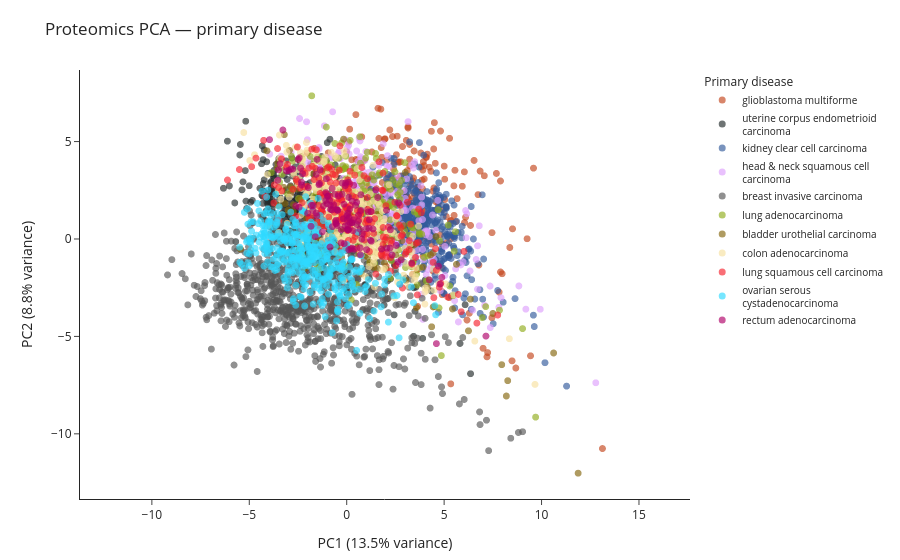

The cell this chart's notebook holds for it:
### Markdown cell above
## 3.5. Reducción de dimensionalidad en proteómica

Aplicaremos PCA y t-SNE a los datos proteómicos.

### 3.5.1. PCA sobre datos proteómicos

### Code cell
prot_valid_mask = (df_proteomics.sum(axis=0) > 0) & df_proteomics.notna().all(axis=0)
df_prot_valid = df_proteomics.loc[:, prot_valid_mask]

scaler_prot = StandardScaler()
pca_prot = PCA(n_components=2, random_state=123)
pca_prot_df = pd.DataFrame(
    pca_prot.fit_transform(scaler_prot.fit_transform(df_prot_valid)),
    columns=["PC1", "PC2"],
    index=df_prot_valid.index,
)
pca_prot_df["disease"] = labels_proteomics.loc[pca_prot_df.index, "primary_disease"].values
pca_prot_df["type"] = labels_proteomics.loc[pca_prot_df.index, "sample_type"].values

fig = plot_pca(pca_prot_df, pca_prot, "disease", "Proteomics PCA — primary disease")
fig.show()

### Figure 1 — Plotly figure (JSON) as saved in the notebook; plotly's stock layout.template omitted (floating-point values rounded to 4 significant figures; data arrays with more than 128 entries replaced by an {"elided": "..."} marker saying what was removed)
{"data": [{"customdata": {"elided": "211x2 str values"}, "hovertemplate": "<b>%{hovertext}</b><br><br>Primary disease=%{customdata[0]}<br>PC1 (13.5% variance)=%{x:.2f}<br>PC2 (8.8% variance)=%{y:.2f}<br>Sample type=%{customdata[1]}<extra></extra>", "hovertext": {"elided": "211 str values"}, "legendgroup": "glioblastoma multiforme", "marker": {"color": "#C4451C", "line": {"width": 0}, "size": 7, "symbol": "circle"}, "mode": "markers", "name": "glioblastoma multiforme", "opacity": 0.65, "showlegend": true, "type": "scattergl", "x": {"elided": "211 float values"}, "xaxis": "x", "y": {"elided": "211 float values"}, "yaxis": "y"}, {"customdata": {"elided": "404x2 str values"}, "hovertemplate": "<b>%{hovertext}</b><br><br>Primary disease=%{customdata[0]}<br>PC1 (13.5% variance)=%{x:.2f}<br>PC2 (8.8% variance)=%{y:.2f}<br>Sample type=%{customdata[1]}<extra></extra>", "hovertext": {"elided": "404 str values"}, "legendgroup": "uterine corpus endometrioid carcinoma", "marker": {"color": "#222A2A", "line": {"width": 0}, "size": 7, "symbol": "circle"}, "mode": "markers", "name": "uterine corpus endometrioid<br>carcinoma", "opacity": 0.65, "showlegend": true, "type": "scattergl", "x": {"elided": "404 float values"}, "xaxis": "x", "y": {"elided": "404 float values"}, "yaxis": "y"}, {"customdata": {"elided": "453x2 str values"}, "hovertemplate": "<b>%{hovertext}</b><br><br>Primary disease=%{customdata[0]}<br>PC1 (13.5% variance)=%{x:.2f}<br>PC2 (8.8% variance)=%{y:.2f}<br>Sample type=%{customdata[1]}<extra></extra>", "hovertext": {"elided": "453 str values"}, "legendgroup": "kidney clear cell carcinoma", "marker": {"color": "#325A9B", "line": {"width": 0}, "size": 7, "symbol": "circle"}, "mode": "markers", "name": "kidney clear cell carcinoma", "opacity": 0.65, "showlegend": true, "type": "scattergl", "x": {"elided": "453 float values"}, "xaxis": "x", "y": {"elided": "453 float values"}, "yaxis": "y"}, {"customdata": {"elided": "212x2 str values"}, "hovertemplate": "<b>%{hovertext}</b><br><br>Primary disease=%{customdata[0]}<br>PC1 (13.5% variance)=%{x:.2f}<br>PC2 (8.8% variance)=%{y:.2f}<br>Sample type=%{customdata[1]}<extra></extra>", "hovertext": {"elided": "212 str values"}, "legendgroup": "head & neck squamous cell carcinoma", "marker": {"color": "#DEA0FD", "line": {"width": 0}, "size": 7, "symbol": "circle"}, "mode": "markers", "name": "head & neck squamous cell<br>carcinoma", "opacity": 0.65, "showlegend": true, "type": "scattergl", "x": {"elided": "212 float values"}, "xaxis": "x", "y": {"elided": "212 float values"}, "yaxis": "y"}, {"customdata": {"elided": "747x2 str values"}, "hovertemplate": "<b>%{hovertext}</b><br><br>Primary disease=%{customdata[0]}<br>PC1 (13.5% variance)=%{x:.2f}<br>PC2 (8.8% variance)=%{y:.2f}<br>Sample type=%{customdata[1]}<extra></extra>", "hovertext": {"elided": "747 str values"}, "legendgroup": "breast invasive carcinoma", "marker": {"color": "#565656", "line": {"width": 0}, "size": 7, "symbol": "circle"}, "mode": "markers", "name": "breast invasive carcinoma", "opacity": 0.65, "showlegend": true, "type": "scattergl", "x": {"elided": "747 float values"}, "xaxis": "x", "y": {"elided": "747 float values"}, "yaxis": "y"}, {"customdata": {"elided": "236x2 str values"}, "hovertemplate": "<b>%{hovertext}</b><br><br>Primary disease=%{customdata[0]}<br>PC1 (13.5% variance)=%{x:.2f}<br>PC2 (8.8% variance)=%{y:.2f}<br>Sample type=%{customdata[1]}<extra></extra>", "hovertext": {"elided": "236 str values"}, "legendgroup": "lung adenocarcinoma", "marker": {"color": "#90AD1C", "line": {"width": 0}, "size": 7, "symbol": "circle"}, "mode": "markers", "name": "lung adenocarcinoma", "opacity": 0.65, "showlegend": true, "type": "scattergl", "x": {"elided": "236 float values"}, "xaxis": "x", "y": {"elided": "236 float values"}, "yaxis": "y"}, {"customdata": {"elided": "127x2 str values"}, "hovertemplate": "<b>%{hovertext}</b><br><br>Primary disease=%{customdata[0]}<br>PC1 (13.5% variance)=%{x:.2f}<br>PC2 (8.8% variance)=%{y:.2f}<br>Sample type=%{customdata[1]}<extra></extra>", "hovertext": ["TCGA-G2-A2EF-01", "TCGA-FD-A3N6-01", "TCGA-BT-A3PJ-01", "TCGA-BT-A0YX-01", "TCGA-FD-A3B8-01", "TCGA-DK-A3IN-01", "TCGA-BL-A13J-01", "TCGA-GD-A2C5-01", "TCGA-G2-A2EJ-01", "TCGA-FD-A3SN-01", "TCGA-DK-A1AD-01", "TCGA-DK-A2I4-01", "TCGA-DK-A1A5-01", "TCGA-FD-A3SJ-01", "TCGA-K4-A3WS-01", "TCGA-GD-A3OQ-01", "TCGA-C4-A0F7-01", "TCGA-BT-A42B-01", "TCGA-CU-A3KJ-01", "TCGA-GV-A40E-01", "TCGA-DK-A2HX-01", "TCGA-FD-A3B5-01", "TCGA-DK-A3IL-01", "TCGA-GV-A3QH-01", "TCGA-HQ-A2OE-01", "TCGA-CF-A3MI-01", "TCGA-DK-A1AG-01", "TCGA-BL-A13I-01", "TCGA-GV-A3QG-01", "TCGA-DK-A3IT-01", "TCGA-BT-A2LD-01", "TCGA-BT-A20V-01", "TCGA-E5-A2PC-01", "TCGA-GV-A3JW-01", "TCGA-CF-A1HS-01", "TCGA-DK-A1AC-01", "TCGA-BT-A20T-01", "TCGA-C4-A0F1-01", "TCGA-BT-A20N-01", "TCGA-H4-A2HQ-01", "TCGA-BL-A0C8-01", "TCGA-FD-A3B4-01", "TCGA-BT-A20Q-01", "TCGA-FD-A3SQ-01", "TCGA-GC-A3YS-01", "TCGA-DK-A3WY-01", "TCGA-BT-A20J-01", "TCGA-BT-A3PH-01", "TCGA-BT-A20U-01", "TCGA-BT-A42C-01", "TCGA-FD-A3SR-01", "TCGA-FJ-A3ZF-01", "TCGA-G2-A2ES-01", "TCGA-GV-A3QI-01", "TCGA-E7-A3Y1-01", "TCGA-BT-A3PK-01", "TCGA-DK-A1A6-01", "TCGA-FD-A3B6-01", "TCGA-DK-A3X2-01", "TCGA-CU-A0YN-01", "TCGA-FD-A3SP-01", "TCGA-GD-A3OP-01", "TCGA-FD-A3SL-01", "TCGA-FD-A3SS-01", "TCGA-CU-A3YL-01", "TCGA-DK-A3IK-01", "TCGA-DK-A2I2-01", "TCGA-DK-A3IQ-01", "TCGA-G2-A2EO-01", "TCGA-CF-A3MH-01", "TCGA-CF-A27C-01", "TCGA-C4-A0EZ-01", "TCGA-BT-A2LA-01", "TCGA-DK-A1AB-01", "TCGA-K4-A3WU-01", "TCGA-FD-A3NA-01", "TCGA-DK-A3X1-01", "TCGA-E7-A3X6-01", "TCGA-CF-A3MG-01", "TCGA-G2-A2EK-01", "TCGA-FD-A3SO-01", "TCGA-G2-A2EC-01", "TCGA-DK-A2I1-01", "TCGA-BL-A3JM-01", "TCGA-GC-A3BM-01", "TCGA-DK-A3IV-01", "TCGA-BT-A0S7-01", "TCGA-GV-A3QK-01", "TCGA-DK-A1A3-01", "TCGA-GV-A3JV-01", "TCGA-CU-A3QU-01", "TCGA-GD-A3OS-01", "TCGA-BT-A20P-01", "TCGA-FD-A3N5-01", "TCGA-GV-A40G-01", "TCGA-GU-A42R-01", "TCGA-BT-A2LB-01", "TCGA-GV-A3QF-01", "TCGA-GC-A3I6-01", "TCGA-DK-A1AA-01", "TCGA-DK-A1AE-01", "TCGA-DK-A3IU-01", "TCGA-FD-A3B3-01", "TCGA-BT-A20W-01", "TCGA-K4-A3WV-01", "TCGA-G2-A3VY-01", "TCGA-C4-A0F6-01", "TCGA-G2-A3IB-01", "TCGA-GC-A3WC-01", "TCGA-FJ-A3ZE-01", "TCGA-BT-A20R-01", "TCGA-FD-A3B7-01", "TCGA-BT-A20O-01", "TCGA-GV-A3JZ-01", "TCGA-G2-A3IE-01", "TCGA-C4-A0F0-01", "TCGA-DK-A3IM-01", "TCGA-G2-A2EL-01", "TCGA-FD-A3SM-01", "TCGA-CF-A1HR-01", "TCGA-H4-A2HO-01", "TCGA-DK-A3WW-01", "TCGA-DK-A1AF-01", "TCGA-DK-A3WX-01", "TCGA-BT-A20X-01", "TCGA-FJ-A3Z7-01", "TCGA-CF-A3MF-01"], "legendgroup": "bladder urothelial carcinoma", "marker": {"color": "#85660D", "line": {"width": 0}, "size": 7, "symbol": "circle"}, "mode": "markers", "name": "bladder urothelial carcinoma", "opacity": 0.65, "showlegend": true, "type": "scattergl", "x": [4.585, 4.3, 2.938, -3.571, 0.7802, -0.4275, -3.006, 0.1566, -1.562, -0.1894, -1.831, -2.575, -2.938, 1.576, 4.437, -0.4438, -1.586, 4.138, 0.226, -0.1599, -0.1493, -0.2565, -0.8083, -2.32, -3.544, -2.466, -1.713, 1.206, 0.7539, -0.3316, 3.047, -2.255, 1.196, -0.5112, 0.88, -2.132, -0.2775, -3.201, 0.2403, -1.119, -0.8605, 6.348, -2.731, 1.422, 1.167, 5.429, 2.034, 1.757, 0.01062, -2.299, -1.24, -2.53, -1.011, -1.196, -1.392, 7.501, -2.875, 3.913, -0.6618, 6.248, 11.88, 0.9467, 1.079, 0.1548, 0.9777, 1.783, 1.554, 1.386, -3.512, 0.3538, -4.094, 1.206, -2.192, -2.533, 0.5436, -2.398, -3.164, -1.94, -1.218, -0.1528, 2.505, 8.193, -2.88, -1.488, -2.064, 0.2791, 0.4198, -1.315, -1.417, 3.579, -3.348, 8.263, 0.5949, 3.007, -2.054, -0.7407, -3.228, 7.957, -1.71, -2.746, 0.2883, -0.1294, 3.27, 0.6208, -0.4101, -2.3, -2.058, 3.461, 0.6962, -0.8098, 0.5378, 2.838, 0.4455, -5.458, -1.245, 4.435, 4.359, -0.8167, -0.2552, -0.5152, -1.097, 5.633, -0.1929, 10.62, 0.7315, 1.938, -2.323], "xaxis": "x", "y": [0.1258, -0.819, 0.6844, 3.638, 0.196, 2.482, 1.483, 1.578, 3.386, 0.986, -0.9195, 2.96, 4.55, -1.51, -3.485, 1.305, 1.673, -2.473, 1.387, 5.124, 1.404, 2.42, 0.4989, 3.72, 3.898, 4.064, 1.767, 1.542, -1.793, 1.451, -2.125, 0.2999, -0.6962, -0.3747, 2.075, -1.489, 0.5546, 5.357, 0.8002, 2.644, 1.26, -3.086, 1.76, -0.66, 0.2285, -3.591, -1.551, -0.366, 0.8448, 3.61, 0.9818, 2.571, 1.17, -0.3468, 3.986, -3.823, 2.335, -1.447, -0.2666, -4.712, -12.02, -0.2427, -0.925, 1.244, -0.8345, -0.7434, 1.257, -1.457, 1.717, 1.105, 4.525, -1.196, -0.3719, 2.784, 2.091, 2.05, 1.817, 1.079, 1.798, 0.4911, -0.8087, -8.06, 2.679, -0.007638, 2.258, 1.76, -0.08266, 1.544, 1.199, -3.519, 3.664, -7.273, 0.942, 3.417, 1.258, 2.582, 2.649, -6.451, 3.351, 1.42, 0.1493, 2.696, -0.3816, -0.7781, 0.9353, 1.645, 1.055, -0.3043, -0.2479, 1.613, 0.4718, -0.0874, 0.5198, -0.5115, 0.6932, -0.7161, -4.505, -1.473, -0.9363, 0.4129, 1.902, -1.302, 2.267, -5.851, 0.3998, -1.233, 4.232], "yaxis": "y"}, {"customdata": {"elided": "332x2 str values"}, "hovertemplate": "<b>%{hovertext}</b><br><br>Primary disease=%{customdata[0]}<br>PC1 (13.5% variance)=%{x:.2f}<br>PC2 (8.8% variance)=%{y:.2f}<br>Sample type=%{customdata[1]}<extra></extra>", "hovertext": {"elided": "332 str values"}, "legendgroup": "colon adenocarcinoma", "marker": {"color": "#F7E1A0", "line": {"width": 0}, "size": 7, "symbol": "circle"}, "mode": "markers", "name": "colon adenocarcinoma", "opacity": 0.65, "showlegend": true, "type": "scattergl", "x": {"elided": "332 float values"}, "xaxis": "x", "y": {"elided": "332 float values"}, "yaxis": "y"}, {"customdata": {"elided": "195x2 str values"}, "hovertemplate": "<b>%{hovertext}</b><br><br>Primary disease=%{customdata[0]}<br>PC1 (13.5% variance)=%{x:.2f}<br>PC2 (8.8% variance)=%{y:.2f}<br>Sample type=%{customdata[1]}<extra></extra>", "hovertext": {"elided": "195 str values"}, "legendgroup": "lung squamous cell carcinoma", "marker": {"color": "#F6222E", "line": {"width": 0}, "size": 7, "symbol": "circle"}, "mode": "markers", "name": "lung squamous cell carcinoma", "opacity": 0.65, "showlegend": true, "type": "scattergl", "x": {"elided": "195 float values"}, "xaxis": "x", "y": {"elided": "195 float values"}, "yaxis": "y"}, {"customdata": {"elided": "409x2 str values"}, "hovertemplate": "<b>%{hovertext}</b><br><br>Primary disease=%{customdata[0]}<br>PC1 (13.5% variance)=%{x:.2f}<br>PC2 (8.8% variance)=%{y:.2f}<br>Sample type=%{customdata[1]}<extra></extra>", "hovertext": {"elided": "409 str values"}, "legendgroup": "ovarian serous cystadenocarcinoma", "marker": {"color": "#2ED9FF", "line": {"width": 0}, "size": 7, "symbol": "circle"}, "mode": "markers", "name": "ovarian serous<br>cystadenocarcinoma", "opacity": 0.65, "showlegend": true, "type": "scattergl", "x": {"elided": "409 float values"}, "xaxis": "x", "y": {"elided": "409 float values"}, "yaxis": "y"}, {"customdata": {"elided": "128x2 str values"}, "hovertemplate": "<b>%{hovertext}</b><br><br>Primary disease=%{customdata[0]}<br>PC1 (13.5% variance)=%{x:.2f}<br>PC2 (8.8% variance)=%{y:.2f}<br>Sample type=%{customdata[1]}<extra></extra>", "hovertext": ["TCGA-AG-A011-01", "TCGA-F5-6812-01", "TCGA-EI-6512-01", "TCGA-AG-3578-01", "TCGA-AG-A01W-01", "TCGA-AF-3913-01", "TCGA-DC-4749-01", "TCGA-AG-3584-01", "TCGA-DC-6160-01", "TCGA-AG-3591-01", "TCGA-F5-6863-01", "TCGA-EI-6881-01", "TCGA-AG-3742-01", "TCGA-EI-6511-01", "TCGA-DY-A1DG-01", "TCGA-AG-3727-01", "TCGA-AG-A002-01", "TCGA-DC-5337-01", "TCGA-AG-4022-01", "TCGA-AG-3587-01", "TCGA-AG-3580-01", "TCGA-AG-4008-01", "TCGA-AG-A00C-01", "TCGA-AF-2690-01", "TCGA-F5-6571-01", "TCGA-AF-5654-01", "TCGA-AH-6549-01", "TCGA-AG-3609-01", "TCGA-AG-A00H-01", "TCGA-AG-A02G-01", "TCGA-EI-6507-01", "TCGA-DC-6682-01", "TCGA-AG-3602-01", "TCGA-AG-3583-01", "TCGA-G5-6641-01", "TCGA-AG-3893-01", "TCGA-EI-6508-01", "TCGA-AG-3599-01", "TCGA-AG-3898-01", "TCGA-AG-A026-01", "TCGA-AG-3882-01", "TCGA-AG-3601-01", "TCGA-DC-6157-01", "TCGA-BM-6198-01", "TCGA-EI-6884-01", "TCGA-DC-6681-01", "TCGA-AG-3605-01", "TCGA-AG-3885-01", "TCGA-AG-4015-01", "TCGA-AG-A01Y-01", "TCGA-AG-3881-01", "TCGA-AG-3731-01", "TCGA-DY-A1DF-01", "TCGA-AG-A02N-01", "TCGA-AH-6644-01", "TCGA-AF-2689-01", "TCGA-DY-A0XA-01", "TCGA-CL-5918-01", "TCGA-F5-6702-01", "TCGA-EI-6513-01", "TCGA-F5-6465-01", "TCGA-F5-6864-01", "TCGA-AG-A014-01", "TCGA-AG-A00Y-01", "TCGA-EF-5831-01", "TCGA-AG-3901-01", "TCGA-AG-4005-01", "TCGA-EI-6506-01", "TCGA-EI-6510-01", "TCGA-F5-6810-01", "TCGA-AG-A036-01", "TCGA-AH-6547-01", "TCGA-F5-6861-01", "TCGA-DY-A1DE-01", "TCGA-AG-3902-01", "TCGA-DC-6156-01", "TCGA-F5-6813-01", "TCGA-AG-3581-01", "TCGA-AG-4021-01", "TCGA-EI-6514-01", "TCGA-DC-5869-01", "TCGA-CI-6621-01", "TCGA-AG-A01N-01", "TCGA-AH-6544-01", "TCGA-DY-A1H8-01", "TCGA-DC-6683-01", "TCGA-EI-6882-01", "TCGA-AG-3612-01", "TCGA-AG-3593-01", "TCGA-AF-6672-01", "TCGA-G5-6572-01", "TCGA-AG-3725-01", "TCGA-AG-A023-01", "TCGA-DC-6158-01", "TCGA-DC-6155-01", "TCGA-AG-A01J-01", "TCGA-EI-6917-01", "TCGA-AG-3586-01", "TCGA-AF-6655-01", "TCGA-AG-3896-01", "TCGA-AG-A020-01", "TCGA-AG-A02X-01", "TCGA-AG-A016-01", "TCGA-EI-6509-01", "TCGA-G5-6233-01", "TCGA-EI-6885-01", "TCGA-AG-3598-01", "TCGA-DT-5265-01", "TCGA-DC-4745-01", "TCGA-AG-3594-01", "TCGA-AF-3400-01", "TCGA-AG-3600-01", "TCGA-AH-6643-01", "TCGA-DY-A1DC-01", "TCGA-G5-6235-01", "TCGA-AG-3582-01", "TCGA-AG-3878-01", "TCGA-AG-4001-01", "TCGA-F5-6464-01", "TCGA-AG-A015-01", "TCGA-EF-5830-01", "TCGA-AG-A008-01", "TCGA-AH-6897-01", "TCGA-F5-6811-01", "TCGA-AG-4007-01", "TCGA-AF-6136-01", "TCGA-AG-3574-01", "TCGA-DY-A1DD-01"], "legendgroup": "rectum adenocarcinoma", "marker": {"color": "#B00068", "line": {"width": 0}, "size": 7, "symbol": "circle"}, "mode": "markers", "name": "rectum adenocarcinoma", "opacity": 0.65, "showlegend": true, "type": "scattergl", "x": [1.162, 0.2705, -1.399, -0.235, -0.2856, -0.9566, 4.708, -3.543, 1.241, -2.769, 4.787, 3.335, -2.434, 0.6901, 0.09595, -3.411, -2.005, 0.6743, 1.494, 0.1207, 1.59, -1.572, -1.741, -0.4896, 7.146, 0.1597, -1.519, -0.05527, 0.1059, -0.5612, 4.604, -1.833, -2.971, 0.0564, 0.2945, 2.061, -2.366, -2.267, 1.146, 0.5096, 2.67, -0.4286, 0.3235, 2.623, 0.06809, 1.346, -1.968, -3.276, -3.091, 4.24, -2.317, -1.717, 0.7773, 0.7245, 0.2819, -3.499, 0.2095, 2.8, -1.539, 0.3782, 2.325, 0.7012, 1.226, -0.8856, -0.7347, 0.02599, 2.044, 0.01862, -0.47, -2.609, -1.562, 2.238, -0.175, -1.252, 1.1, 1.02, 0.06529, -0.6019, -0.4718, 1.003, -2.44, 0.1028, 4.883, -0.1399, -0.7504, 0.5995, -0.7561, 0.5292, -0.9913, -0.829, -0.5478, -3.963, -0.6641, 0.1687, -1.612, 0.3348, -0.8558, -2.323, -0.505, -2.869, 0.2595, -0.2773, -0.5342, 0.603, 1.266, -1.806, -1.423, 0.02418, -1.018, 0.3592, 2.223, -1.07, 2.54, 1.787, 0.8049, 0.7273, -1.355, -1.046, -0.1287, -1.079, -0.07838, -0.0769, -2.493, -0.8366, 0.08663, 0.4513, -0.2358, -1.189], "xaxis": "x", "y": [0.9898, -0.4703, 2.847, 2.87, -0.1991, 2.211, -1.396, 3.007, 1.41, 3.587, -2.318, -1.23, 4.168, -0.4597, 0.4857, 3.864, 1.322, 0.5106, 2.518, 1.096, 2.131, 3.316, 1.466, 0.6943, -4.983, 1.541, 4.087, 2.873, -0.5465, 0.8195, -5.371, 0.6526, 3.515, 1.328, 1.939, -0.4734, 3.642, 3.349, 0.5509, 1.885, 1.848, 2.205, 0.4242, -1.179, 0.4648, 0.5169, 2.635, 5.594, 3.49, -2.096, 2.769, 1.723, -0.003208, 1.463, 0.8336, 3.549, -0.512, -1.065, 1.185, -0.532, -0.8204, -0.8087, -0.07027, 1.999, 0.6347, 0.9807, 1.48, 1.203, 1.469, 1.696, 1.333, 0.4716, 1.042, 0.3652, 1.393, -0.548, 0.6833, 2.291, 1.475, 0.5274, 1.632, 2.137, -1.971, 1.784, 2.596, 0.9153, 1.492, 0.7394, 2.184, 1.517, 0.9607, 5.098, 1.756, 0.8279, 0.1129, 0.9891, -0.4142, 2.918, 1.527, 3.591, 0.8353, 0.4807, 0.7861, 1.225, -0.1168, 1.723, 2.784, 0.4916, 1.816, 2.756, -0.4649, 2.381, -0.3306, -0.5153, 0.2609, 2.273, 3.547, 3.091, -0.2385, 1.974, 0.6707, 2.741, 4.079, 1.72, 2.917, 1.728, 2.297, 1.695], "yaxis": "y"}], "layout": {"font": {"size": 12}, "height": 560, "legend": {"font": {"size": 10}, "title": {"text": "Primary disease"}, "tracegroupgap": 0}, "margin": {"b": 55, "t": 70}, "title": {"text": "Proteomics PCA — primary disease"}, "xaxis": {"anchor": "y", "domain": [0, 1], "title": {"text": "PC1 (13.5% variance)"}}, "yaxis": {"anchor": "x", "domain": [0, 1], "scaleanchor": "x", "scaleratio": 1, "title": {"text": "PC2 (8.8% variance)"}}}}
